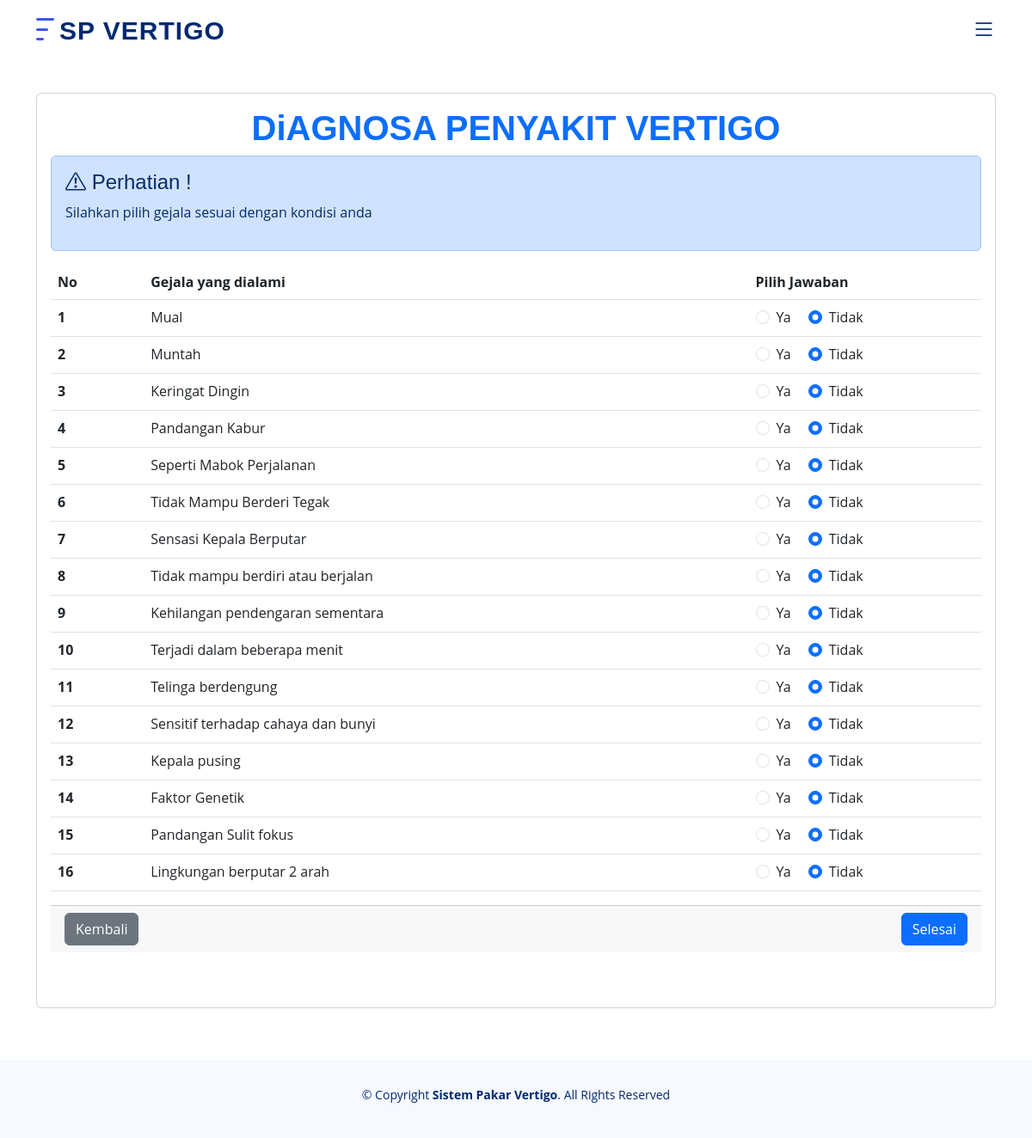
Page /index.php/diagnosa/responseForm on the committed database.
### tables this page shows
CREATE TABLE `gejala` (
  `id` int NOT NULL,
  `kode_gejala` char(5) NOT NULL,
  `nama_gejala` varchar(255) NOT NULL,
  `bobot` double NOT NULL
);

### application/controllers/Diagnosa.php (called while the page is built, shortened)
<?php
class Diagnosa extends CI_Controller
{
   public function responseForm()
   {
      $this->load->model('gejala_model');
      $this->load->model('pasien_model');
      $this->load->model('penyakit_gejala_model');
      $this->load->model('detail_hasil_model');
      $data = $this->db->get('gejala')->result();
      $this->load->view('frontend/parts/header.php');
      $this->load->view('frontend/diagnosa/responseForm', compact('data'));
      $this->load->view('frontend/parts/footer.php');
   }
}

### index.php (called while the page is built, shortened)
<?php
require_once BASEPATH.'core/CodeIgniter.php';

### application/views/frontend/diagnosa/responseForm.php (the view)
<section id="hero" class="">
   <div class="container">
      <div class="card">
         <div class="card-body mb-5">
            <h1 class="text-center fw-bold text-primary">DiAGNOSA PENYAKIT VERTIGO</h1>
            <div class='alert alert-primary alert-dismissible'>
               <h4><i class="bi bi-exclamation-triangle"></i>&nbsp;Perhatian !</h4>
               <p>Silahkan pilih gejala sesuai dengan kondisi anda</p>
            </div>
            <form action="" method="post">
               <table class="table tabled-bordered">
                  <thead class="thead-light">
                     <tr>
                        <th scope="col">No</th>
                        <th scope="col">Gejala yang dialami</th>
                        <th scope="col">Pilih Jawaban</th>
                     </tr>
                  </thead>
                  <tbody>
                     <?php foreach ($data as $index => $_gejala) { ?>
                        <tr>
                           <th scope="row" width="10%"><?= $index + 1 ?></th>
                           <td><?= $_gejala->nama_gejala ?></td>
                           <td width="25%">
                              <div class="form-group">
                                 <div class="form-check form-check-inline">
                                    <input class="form-check-input" type="radio" name="gejala[<?= $_gejala->id ?>]" id="y_<?= $_gejala->id ?>" value="Ya">
                                    <label class="form-check-label" for="y_<?= $_gejala->id ?>">Ya</label>
                                 </div>
                                 <div class="form-check form-check-inline">
                                    <input class="form-check-input" type="radio" name="gejala[<?= $_gejala->id ?>]" id="t_<?= $_gejala->id ?>" value="Tidak" checked>
                                    <label class="form-check-label" for="t_<?= $_gejala->id ?>">Tidak</label>
                                 </div>
                              </div>
                           </td>
                        </tr>
                     <?php } ?>
                  </tbody>
               </table>
               <div class="card-footer d-flex justify-content-between">
                  <a href="http://127.0.0.1:8000/diagnosa/reset" class="btn btn-secondary">Kembali</a>
                  <button type="submit" class="btn btn-primary">Selesai</button>
               </div>
            </form>
         </div>
      </div>
   </div>
</section>

### assets/assets/css/style.css (style rules this page uses)
:root { scroll-behavior: smooth; }
body { font-family: "Open Sans", sans-serif; color: #444444; }
a { color: #4154f1; text-decoration: none; }
h1, h2, h3, h4, h5, h6 { font-family: "Nunito", sans-serif; }
section { padding: 60px 0; overflow: hidden; }

### rows in the picture
gejala: nama_gejala "Mual"
gejala: nama_gejala "Muntah"
gejala: nama_gejala "Keringat Dingin"
gejala: nama_gejala "Pandangan Kabur"
gejala: nama_gejala "Seperti Mabok Perjalanan"
gejala: nama_gejala "Tidak Mampu Berderi Tegak"
gejala: nama_gejala "Sensasi Kepala Berputar"
gejala: nama_gejala "Tidak mampu berdiri atau berjalan"
gejala: nama_gejala "Kehilangan pendengaran sementara"
gejala: nama_gejala "Terjadi dalam beberapa menit"
gejala: nama_gejala "Telinga berdengung"
gejala: nama_gejala "Sensitif terhadap cahaya dan bunyi"
gejala: nama_gejala "Kepala pusing"
gejala: nama_gejala "Faktor Genetik"
gejala: nama_gejala "Pandangan Sulit fokus"
gejala: nama_gejala "Lingkungan berputar 2 arah"
